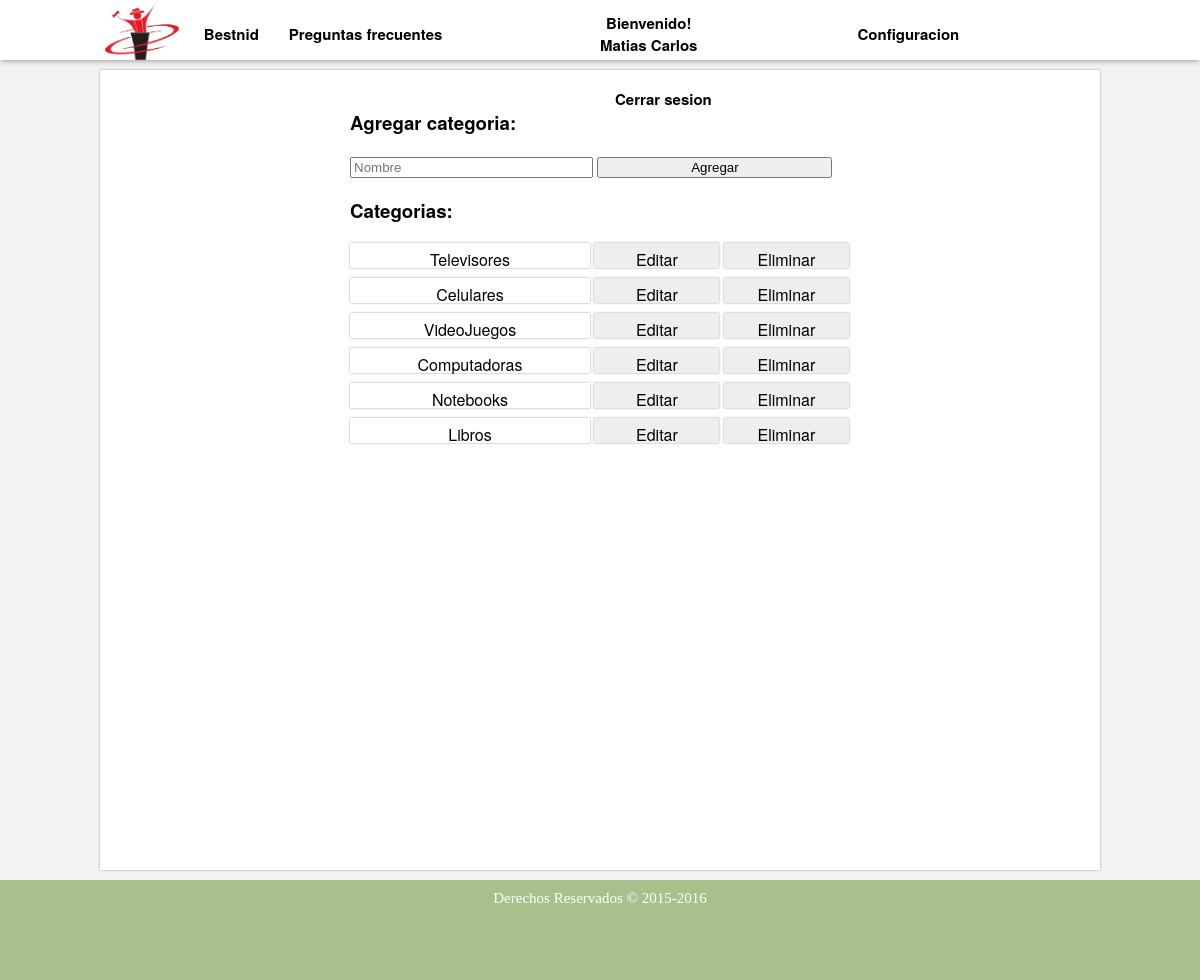
The page /listar_categorias.php (signed in) on the database its author committed.
### tables this page shows
CREATE TABLE IF NOT EXISTS `categoria` (
`idCategoria` int(11) NOT NULL,
  `nombre` varchar(50) NOT NULL
);

### listar_categorias.php (the view, shortened to what this page needs)
<!DOCTYPE html>
<html lang="es">
	<head>
		<link rel="stylesheet" href="./estilos/estilo.css">
		<link rel="stylesheet" href="./estilos/otros_estilos.css">
	</head>
	<body>
		<?php include ('./menu.php'); ?>
		<div id='cuerpo'>
			<section>
				<h3><b>Agregar categoria: </b></h3>
				<form method="POST" name="categoria" action="./sistema/agragar_categoria.php">
					<div class="caja">
						<input type="text" id="categoria" name="categoria" placeholder="Nombre">
						<input type="button" value="Agregar" onclick="validaragregar()">
					<div>
				</form>
				<h3><b>Categorias: </b></h3>
				<?php
					$conec=conectar();
					$resul=mysqli_query($conec,"SELECT * FROM categoria");
					while($categoria=mysqli_fetch_array($resul)){
						echo "<div class='nombre_config2'>$categoria[nombre]</div> ";
						echo "<a href='./listar_categorias.php?id=$categoria[idCategoria]&nom=$categoria[nombre]'><div class='boton_config'>Editar</div></a> ";
						echo "<a href='./sistema/eliminar_categoria.php?id=$categoria[idCategoria]'><div class='boton_config'>Eliminar</div></a>";
					}
				?>
			</section>
		</div>
		<footer>
			<span>Derechos Reservados &copy; 2015-2016</span>
		</footer>
	</body>
</html>

### estilos/estilo.css (style rules this page uses)
body { background-color: rgb(242, 242, 242); margin: auto; }
#cuerpo { background: white; font-family: 'Helvetica Neue', Helvetica, Arial, sans-serif; box-shadow: 0px 0px 2px #999; width: 1000px; margin: auto; margin-top: 70px; margin-bottom: 10px; min-height: 800px; overflow: hidden; }
section { width: 730px; margin-right: 20px; margin-top: 20px; padding-left: 20px; float: right; }
a { font-family: 'Helvetica Neue', Helvetica, Arial, sans-serif; text-decoration: none; color: black; }
footer { background-color: #A8C08C; padding: 10px; height: 80px; min-width: 980px; text-align: center; font-size: 15px; color: grey; clear: both; }
footer span { color: white; }

### estilos/otros_estilos.css (style rules this page uses)
.boton_config { box-shadow: 0px 0px 2px 0px #999; background-color: #EEEEEE; display: inline-block; text-align: center; width: 125px; margin-bottom: 10px; padding-top: 5px; height: 20px; }
.nombre_config2 { box-shadow: 0px 0px 2px 0px #999; background-color: white; display: inline-block; text-align: center; width: 240px; margin-bottom: 10px; padding-top: 5px; height: 20px; }
.caja input { width: 235px; }

### rows shown on the page
categoria: nombre "Televisores"
categoria: nombre "Celulares"
categoria: nombre "VideoJuegos"
categoria: nombre "Computadoras"
categoria: nombre "Notebooks"
categoria: nombre "Libros"

### other values the page prints
$_SESSION['nombre'] "Matias Carlos"
